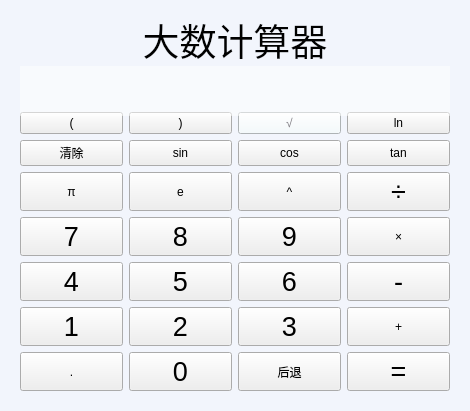
<?xml version="1.0" encoding="UTF-8"?>
<ui version="4.0">
 <class>Form</class>
 <widget class="QWidget" name="Form">
  <property name="geometry">
   <rect>
    <x>0</x>
    <y>0</y>
    <width>470</width>
    <height>411</height>
   </rect>
  </property>
  <property name="windowTitle">
   <string>Form</string>
  </property>
  <property name="styleSheet">
   <string notr="true">QWidget {
background-color:rgb(242,245,252)
}TextBrowser {
background-color:rgb();
}
QLineEdit {
background-color:rgb();
}
QComboBox {
background-color:rgb();
}
QLabel {
background-color:rgb();
}
QPushButton {
background-color:rgb();
}</string>
  </property>
  <widget class="QWidget" name="gridLayoutWidget">
   <property name="geometry">
    <rect>
     <x>20</x>
     <y>20</y>
     <width>430</width>
     <height>371</height>
    </rect>
   </property>
   <property name="styleSheet">
    <string notr="true"/>
   </property>
   <layout class="QGridLayout" name="gridLayout">
    <item row="7" column="2">
     <widget class="QPushButton" name="pushButton_6">
      <property name="sizePolicy">
       <sizepolicy hsizetype="Minimum" vsizetype="MinimumExpanding">
        <horstretch>0</horstretch>
        <verstretch>0</verstretch>
       </sizepolicy>
      </property>
      <property name="font">
       <font>
        <pointsize>20</pointsize>
       </font>
      </property>
      <property name="styleSheet">
       <string notr="true"/>
      </property>
      <property name="text">
       <string>6</string>
      </property>
     </widget>
    </item>
    <item row="2" column="0">
     <widget class="QPushButton" name="pushButton_kuohao_l">
      <property name="sizePolicy">
       <sizepolicy hsizetype="Minimum" vsizetype="MinimumExpanding">
        <horstretch>0</horstretch>
        <verstretch>0</verstretch>
       </sizepolicy>
      </property>
      <property name="styleSheet">
       <string notr="true"/>
      </property>
      <property name="text">
       <string>(</string>
      </property>
     </widget>
    </item>
    <item row="2" column="2">
     <widget class="QPushButton" name="pushButton_sqrt">
      <property name="sizePolicy">
       <sizepolicy hsizetype="Minimum" vsizetype="MinimumExpanding">
        <horstretch>0</horstretch>
        <verstretch>0</verstretch>
       </sizepolicy>
      </property>
      <property name="styleSheet">
       <string notr="true">QWidget {
background-color:rgb(243, 251, 254);
color:rgb(127,125,130);
}</string>
      </property>
      <property name="text">
       <string>√</string>
      </property>
      <property name="autoDefault">
       <bool>false</bool>
      </property>
     </widget>
    </item>
    <item row="6" column="2">
     <widget class="QPushButton" name="pushButton_9">
      <property name="sizePolicy">
       <sizepolicy hsizetype="Minimum" vsizetype="MinimumExpanding">
        <horstretch>0</horstretch>
        <verstretch>0</verstretch>
       </sizepolicy>
      </property>
      <property name="font">
       <font>
        <pointsize>20</pointsize>
       </font>
      </property>
      <property name="styleSheet">
       <string notr="true"/>
      </property>
      <property name="text">
       <string>9</string>
      </property>
     </widget>
    </item>
    <item row="2" column="3">
     <widget class="QPushButton" name="pushButton_ln">
      <property name="sizePolicy">
       <sizepolicy hsizetype="Minimum" vsizetype="MinimumExpanding">
        <horstretch>0</horstretch>
        <verstretch>0</verstretch>
       </sizepolicy>
      </property>
      <property name="styleSheet">
       <string notr="true"/>
      </property>
      <property name="text">
       <string>ln</string>
      </property>
     </widget>
    </item>
    <item row="6" column="3">
     <widget class="QPushButton" name="pushButton_multi">
      <property name="sizePolicy">
       <sizepolicy hsizetype="Minimum" vsizetype="MinimumExpanding">
        <horstretch>0</horstretch>
        <verstretch>0</verstretch>
       </sizepolicy>
      </property>
      <property name="styleSheet">
       <string notr="true"/>
      </property>
      <property name="text">
       <string>×</string>
      </property>
     </widget>
    </item>
    <item row="6" column="0">
     <widget class="QPushButton" name="pushButton_7">
      <property name="sizePolicy">
       <sizepolicy hsizetype="Minimum" vsizetype="MinimumExpanding">
        <horstretch>0</horstretch>
        <verstretch>0</verstretch>
       </sizepolicy>
      </property>
      <property name="font">
       <font>
        <pointsize>20</pointsize>
       </font>
      </property>
      <property name="styleSheet">
       <string notr="true"/>
      </property>
      <property name="text">
       <string>7</string>
      </property>
     </widget>
    </item>
    <item row="0" column="0" colspan="4">
     <widget class="QLabel" name="label">
      <property name="sizePolicy">
       <sizepolicy hsizetype="Preferred" vsizetype="Minimum">
        <horstretch>0</horstretch>
        <verstretch>0</verstretch>
       </sizepolicy>
      </property>
      <property name="minimumSize">
       <size>
        <width>0</width>
        <height>40</height>
       </size>
      </property>
      <property name="font">
       <font>
        <pointsize>28</pointsize>
       </font>
      </property>
      <property name="toolTipDuration">
       <number>-2</number>
      </property>
      <property name="styleSheet">
       <string notr="true"/>
      </property>
      <property name="text">
       <string>大数计算器</string>
      </property>
      <property name="alignment">
       <set>Qt::AlignCenter</set>
      </property>
     </widget>
    </item>
    <item row="4" column="1">
     <widget class="QPushButton" name="pushButton_e">
      <property name="sizePolicy">
       <sizepolicy hsizetype="Minimum" vsizetype="MinimumExpanding">
        <horstretch>0</horstretch>
        <verstretch>0</verstretch>
       </sizepolicy>
      </property>
      <property name="styleSheet">
       <string notr="true"/>
      </property>
      <property name="text">
       <string>e</string>
      </property>
     </widget>
    </item>
    <item row="3" column="3">
     <widget class="QPushButton" name="pushButton_tan">
      <property name="sizePolicy">
       <sizepolicy hsizetype="Minimum" vsizetype="MinimumExpanding">
        <horstretch>0</horstretch>
        <verstretch>0</verstretch>
       </sizepolicy>
      </property>
      <property name="styleSheet">
       <string notr="true"/>
      </property>
      <property name="text">
       <string>tan</string>
      </property>
     </widget>
    </item>
    <item row="9" column="1">
     <widget class="QPushButton" name="pushButton_0">
      <property name="sizePolicy">
       <sizepolicy hsizetype="Minimum" vsizetype="MinimumExpanding">
        <horstretch>0</horstretch>
        <verstretch>0</verstretch>
       </sizepolicy>
      </property>
      <property name="font">
       <font>
        <pointsize>20</pointsize>
       </font>
      </property>
      <property name="styleSheet">
       <string notr="true"/>
      </property>
      <property name="text">
       <string>0</string>
      </property>
     </widget>
    </item>
    <item row="4" column="3">
     <widget class="QPushButton" name="pushButton_divide">
      <property name="sizePolicy">
       <sizepolicy hsizetype="Minimum" vsizetype="MinimumExpanding">
        <horstretch>0</horstretch>
        <verstretch>0</verstretch>
       </sizepolicy>
      </property>
      <property name="font">
       <font>
        <pointsize>20</pointsize>
       </font>
      </property>
      <property name="styleSheet">
       <string notr="true"/>
      </property>
      <property name="text">
       <string>÷</string>
      </property>
     </widget>
    </item>
    <item row="8" column="2">
     <widget class="QPushButton" name="pushButton_3">
      <property name="sizePolicy">
       <sizepolicy hsizetype="Minimum" vsizetype="MinimumExpanding">
        <horstretch>0</horstretch>
        <verstretch>0</verstretch>
       </sizepolicy>
      </property>
      <property name="font">
       <font>
        <pointsize>20</pointsize>
       </font>
      </property>
      <property name="styleSheet">
       <string notr="true"/>
      </property>
      <property name="text">
       <string>3</string>
      </property>
     </widget>
    </item>
    <item row="4" column="2">
     <widget class="QPushButton" name="pushButton_cifang">
      <property name="sizePolicy">
       <sizepolicy hsizetype="Minimum" vsizetype="MinimumExpanding">
        <horstretch>0</horstretch>
        <verstretch>0</verstretch>
       </sizepolicy>
      </property>
      <property name="styleSheet">
       <string notr="true"/>
      </property>
      <property name="text">
       <string>^</string>
      </property>
     </widget>
    </item>
    <item row="3" column="2">
     <widget class="QPushButton" name="pushButton_cos">
      <property name="sizePolicy">
       <sizepolicy hsizetype="Minimum" vsizetype="MinimumExpanding">
        <horstretch>0</horstretch>
        <verstretch>0</verstretch>
       </sizepolicy>
      </property>
      <property name="styleSheet">
       <string notr="true"/>
      </property>
      <property name="text">
       <string>cos</string>
      </property>
     </widget>
    </item>
    <item row="3" column="1">
     <widget class="QPushButton" name="pushButton_sin">
      <property name="sizePolicy">
       <sizepolicy hsizetype="Minimum" vsizetype="MinimumExpanding">
        <horstretch>0</horstretch>
        <verstretch>0</verstretch>
       </sizepolicy>
      </property>
      <property name="styleSheet">
       <string notr="true"/>
      </property>
      <property name="text">
       <string>sin</string>
      </property>
     </widget>
    </item>
    <item row="9" column="2">
     <widget class="QPushButton" name="pushButton_back">
      <property name="sizePolicy">
       <sizepolicy hsizetype="Minimum" vsizetype="MinimumExpanding">
        <horstretch>0</horstretch>
        <verstretch>0</verstretch>
       </sizepolicy>
      </property>
      <property name="styleSheet">
       <string notr="true"/>
      </property>
      <property name="text">
       <string>后退</string>
      </property>
     </widget>
    </item>
    <item row="6" column="1">
     <widget class="QPushButton" name="pushButton_8">
      <property name="sizePolicy">
       <sizepolicy hsizetype="Minimum" vsizetype="MinimumExpanding">
        <horstretch>0</horstretch>
        <verstretch>0</verstretch>
       </sizepolicy>
      </property>
      <property name="font">
       <font>
        <pointsize>20</pointsize>
       </font>
      </property>
      <property name="styleSheet">
       <string notr="true"/>
      </property>
      <property name="text">
       <string>8</string>
      </property>
     </widget>
    </item>
    <item row="7" column="3">
     <widget class="QPushButton" name="pushButton_minus">
      <property name="sizePolicy">
       <sizepolicy hsizetype="Minimum" vsizetype="MinimumExpanding">
        <horstretch>0</horstretch>
        <verstretch>0</verstretch>
       </sizepolicy>
      </property>
      <property name="font">
       <font>
        <pointsize>20</pointsize>
       </font>
      </property>
      <property name="styleSheet">
       <string notr="true"/>
      </property>
      <property name="text">
       <string>-</string>
      </property>
     </widget>
    </item>
    <item row="9" column="0">
     <widget class="QPushButton" name="pushButton_dot">
      <property name="sizePolicy">
       <sizepolicy hsizetype="Minimum" vsizetype="MinimumExpanding">
        <horstretch>0</horstretch>
        <verstretch>0</verstretch>
       </sizepolicy>
      </property>
      <property name="styleSheet">
       <string notr="true"/>
      </property>
      <property name="text">
       <string>.</string>
      </property>
     </widget>
    </item>
    <item row="7" column="1">
     <widget class="QPushButton" name="pushButton_5">
      <property name="sizePolicy">
       <sizepolicy hsizetype="Minimum" vsizetype="MinimumExpanding">
        <horstretch>0</horstretch>
        <verstretch>0</verstretch>
       </sizepolicy>
      </property>
      <property name="font">
       <font>
        <pointsize>20</pointsize>
       </font>
      </property>
      <property name="styleSheet">
       <string notr="true"/>
      </property>
      <property name="text">
       <string>5</string>
      </property>
      <property name="iconSize">
       <size>
        <width>16</width>
        <height>16</height>
       </size>
      </property>
     </widget>
    </item>
    <item row="9" column="3">
     <widget class="QPushButton" name="pushButton_equal">
      <property name="sizePolicy">
       <sizepolicy hsizetype="Minimum" vsizetype="MinimumExpanding">
        <horstretch>0</horstretch>
        <verstretch>0</verstretch>
       </sizepolicy>
      </property>
      <property name="font">
       <font>
        <pointsize>20</pointsize>
       </font>
      </property>
      <property name="styleSheet">
       <string notr="true"/>
      </property>
      <property name="text">
       <string>=</string>
      </property>
     </widget>
    </item>
    <item row="8" column="3">
     <widget class="QPushButton" name="pushButton_plus">
      <property name="sizePolicy">
       <sizepolicy hsizetype="Minimum" vsizetype="MinimumExpanding">
        <horstretch>0</horstretch>
        <verstretch>0</verstretch>
       </sizepolicy>
      </property>
      <property name="styleSheet">
       <string notr="true"/>
      </property>
      <property name="text">
       <string>+</string>
      </property>
     </widget>
    </item>
    <item row="8" column="1">
     <widget class="QPushButton" name="pushButton_2">
      <property name="sizePolicy">
       <sizepolicy hsizetype="Minimum" vsizetype="MinimumExpanding">
        <horstretch>0</horstretch>
        <verstretch>0</verstretch>
       </sizepolicy>
      </property>
      <property name="font">
       <font>
        <pointsize>20</pointsize>
       </font>
      </property>
      <property name="styleSheet">
       <string notr="true"/>
      </property>
      <property name="text">
       <string>2</string>
      </property>
     </widget>
    </item>
    <item row="2" column="1">
     <widget class="QPushButton" name="pushButton_kuohao_r">
      <property name="sizePolicy">
       <sizepolicy hsizetype="Minimum" vsizetype="MinimumExpanding">
        <horstretch>0</horstretch>
        <verstretch>0</verstretch>
       </sizepolicy>
      </property>
      <property name="styleSheet">
       <string notr="true"/>
      </property>
      <property name="text">
       <string>)</string>
      </property>
     </widget>
    </item>
    <item row="3" column="0">
     <widget class="QPushButton" name="pushButton_pai_2">
      <property name="sizePolicy">
       <sizepolicy hsizetype="Minimum" vsizetype="MinimumExpanding">
        <horstretch>0</horstretch>
        <verstretch>0</verstretch>
       </sizepolicy>
      </property>
      <property name="styleSheet">
       <string notr="true"/>
      </property>
      <property name="text">
       <string>清除</string>
      </property>
     </widget>
    </item>
    <item row="8" column="0">
     <widget class="QPushButton" name="pushButton_1">
      <property name="sizePolicy">
       <sizepolicy hsizetype="Minimum" vsizetype="MinimumExpanding">
        <horstretch>0</horstretch>
        <verstretch>0</verstretch>
       </sizepolicy>
      </property>
      <property name="font">
       <font>
        <pointsize>20</pointsize>
       </font>
      </property>
      <property name="styleSheet">
       <string notr="true"/>
      </property>
      <property name="text">
       <string>1</string>
      </property>
     </widget>
    </item>
    <item row="4" column="0">
     <widget class="QPushButton" name="pushButton_pai">
      <property name="sizePolicy">
       <sizepolicy hsizetype="Minimum" vsizetype="MinimumExpanding">
        <horstretch>0</horstretch>
        <verstretch>0</verstretch>
       </sizepolicy>
      </property>
      <property name="styleSheet">
       <string notr="true"/>
      </property>
      <property name="text">
       <string>π</string>
      </property>
     </widget>
    </item>
    <item row="7" column="0">
     <widget class="QPushButton" name="pushButton_4">
      <property name="sizePolicy">
       <sizepolicy hsizetype="Minimum" vsizetype="MinimumExpanding">
        <horstretch>0</horstretch>
        <verstretch>0</verstretch>
       </sizepolicy>
      </property>
      <property name="font">
       <font>
        <pointsize>20</pointsize>
       </font>
      </property>
      <property name="styleSheet">
       <string notr="true"/>
      </property>
      <property name="text">
       <string>4</string>
      </property>
     </widget>
    </item>
    <item row="1" column="0" colspan="4">
     <widget class="QLineEdit" name="lineEdit_input">
      <property name="sizePolicy">
       <sizepolicy hsizetype="Expanding" vsizetype="Minimum">
        <horstretch>0</horstretch>
        <verstretch>0</verstretch>
       </sizepolicy>
      </property>
      <property name="minimumSize">
       <size>
        <width>0</width>
        <height>50</height>
       </size>
      </property>
      <property name="font">
       <font>
        <pointsize>18</pointsize>
       </font>
      </property>
      <property name="styleSheet">
       <string notr="true">QWidget {
background-color:rgb(255,255,255,50%);
border-top-left-radius: 80px;
}</string>
      </property>
      <property name="text">
       <string/>
      </property>
      <property name="cursorMoveStyle">
       <enum>Qt::LogicalMoveStyle</enum>
      </property>
     </widget>
    </item>
   </layout>
  </widget>
 </widget>
 <resources/>
 <connections/>
</ui>
